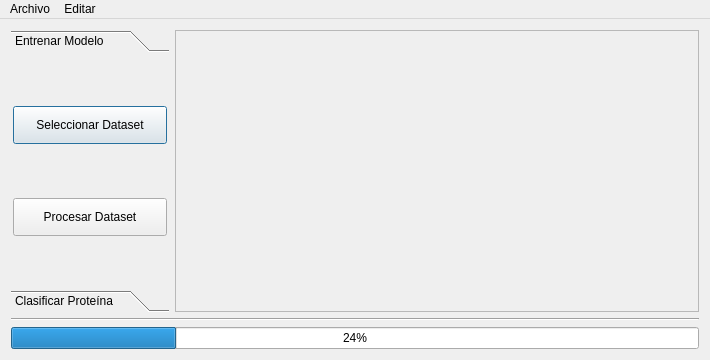
<?xml version="1.0" encoding="UTF-8"?>
<ui version="4.0">
 <class>GUI_SCOPPFoot</class>
 <widget class="QMainWindow" name="GUI_SCOPPFoot">
  <property name="geometry">
   <rect>
    <x>0</x>
    <y>0</y>
    <width>710</width>
    <height>360</height>
   </rect>
  </property>
  <property name="minimumSize">
   <size>
    <width>710</width>
    <height>360</height>
   </size>
  </property>
  <property name="windowTitle">
   <string>SCOPPFoot</string>
  </property>
  <widget class="QWidget" name="qwdg_central">
   <property name="layoutDirection">
    <enum>Qt::LeftToRight</enum>
   </property>
   <layout class="QVBoxLayout" name="verticalLayout_2">
    <item>
     <layout class="QVBoxLayout" name="verticalLayout">
      <item>
       <widget class="QFrame" name="qfrm_central">
        <layout class="QHBoxLayout" name="horizontalLayout">
         <property name="leftMargin">
          <number>0</number>
         </property>
         <property name="topMargin">
          <number>0</number>
         </property>
         <property name="rightMargin">
          <number>0</number>
         </property>
         <property name="bottomMargin">
          <number>0</number>
         </property>
         <item>
          <widget class="QToolBox" name="qttbx_acciones">
           <property name="enabled">
            <bool>true</bool>
           </property>
           <property name="minimumSize">
            <size>
             <width>158</width>
             <height>0</height>
            </size>
           </property>
           <property name="maximumSize">
            <size>
             <width>158</width>
             <height>16777215</height>
            </size>
           </property>
           <property name="currentIndex">
            <number>0</number>
           </property>
           <widget class="QWidget" name="qttpg_modelar">
            <property name="geometry">
             <rect>
              <x>0</x>
              <y>0</y>
              <width>158</width>
              <height>222</height>
             </rect>
            </property>
            <property name="minimumSize">
             <size>
              <width>0</width>
              <height>0</height>
             </size>
            </property>
            <property name="maximumSize">
             <size>
              <width>16777215</width>
              <height>16777215</height>
             </size>
            </property>
            <attribute name="label">
             <string extracomment="Aquí se codificaran las tareas para el entrenamiento del modelo de clasificación de proteínas">Entrenar Modelo</string>
            </attribute>
            <attribute name="toolTip">
             <string>Tareas para el entrenamiento de modelos de clasificación de proteínas</string>
            </attribute>
            <layout class="QVBoxLayout" name="vlayBotonesPricipales">
             <property name="leftMargin">
              <number>2</number>
             </property>
             <property name="topMargin">
              <number>0</number>
             </property>
             <property name="rightMargin">
              <number>2</number>
             </property>
             <property name="bottomMargin">
              <number>0</number>
             </property>
             <item>
              <widget class="QPushButton" name="qcbl_selecDataSet">
               <property name="minimumSize">
                <size>
                 <width>0</width>
                 <height>38</height>
                </size>
               </property>
               <property name="maximumSize">
                <size>
                 <width>154</width>
                 <height>16777215</height>
                </size>
               </property>
               <property name="toolTip">
                <string>&lt;html&gt;&lt;head/&gt;&lt;body&gt;&lt;p&gt;Selecciona la ubicación del dataset para entrenar el modelo de clásificación&lt;/p&gt;&lt;/body&gt;&lt;/html&gt;</string>
               </property>
               <property name="text">
                <string>Seleccionar Dataset</string>
               </property>
               <property name="icon">
                <iconset resource="resources/img/imagenes.qrc">
                 <normaloff>:/entrenarModelo/proteina.png</normaloff>:/entrenarModelo/proteina.png</iconset>
               </property>
               <property name="autoDefault">
                <bool>false</bool>
               </property>
               <property name="default">
                <bool>true</bool>
               </property>
               <property name="flat">
                <bool>false</bool>
               </property>
              </widget>
             </item>
             <item>
              <widget class="QPushButton" name="qcbl_caracterizarDataset">
               <property name="minimumSize">
                <size>
                 <width>0</width>
                 <height>38</height>
                </size>
               </property>
               <property name="maximumSize">
                <size>
                 <width>154</width>
                 <height>16777215</height>
                </size>
               </property>
               <property name="toolTip">
                <string>&lt;html&gt;&lt;head/&gt;&lt;body&gt;&lt;p&gt;Selecciona la ubicación del dataset para entrenar el modelo de clásificación&lt;/p&gt;&lt;/body&gt;&lt;/html&gt;</string>
               </property>
               <property name="text">
                <string>Procesar Dataset</string>
               </property>
               <property name="icon">
                <iconset resource="resources/img/imagenes.qrc">
                 <normaloff>:/entrenarModelo/kmeans.png</normaloff>:/entrenarModelo/kmeans.png</iconset>
               </property>
               <property name="autoDefault">
                <bool>false</bool>
               </property>
               <property name="default">
                <bool>false</bool>
               </property>
               <property name="flat">
                <bool>false</bool>
               </property>
              </widget>
             </item>
            </layout>
           </widget>
           <widget class="QWidget" name="qttpg_clasificar">
            <property name="geometry">
             <rect>
              <x>0</x>
              <y>0</y>
              <width>158</width>
              <height>222</height>
             </rect>
            </property>
            <attribute name="label">
             <string extracomment="Aquí se codificaran las tareas para la clasificación de una proteína o un cojunto de prueba de proteínas.">Clasificar Proteína</string>
            </attribute>
            <attribute name="toolTip">
             <string>Aquí se realiza la clasificación de proteínas, con base en el modelo por defecto o el modelo previamente especificado.</string>
            </attribute>
           </widget>
          </widget>
         </item>
         <item>
          <widget class="QFrame" name="qfrm_forms">
           <property name="frameShape">
            <enum>QFrame::StyledPanel</enum>
           </property>
           <property name="frameShadow">
            <enum>QFrame::Raised</enum>
           </property>
          </widget>
         </item>
        </layout>
       </widget>
      </item>
      <item>
       <widget class="Line" name="lineaSepEstado">
        <property name="orientation">
         <enum>Qt::Horizontal</enum>
        </property>
       </widget>
      </item>
      <item>
       <layout class="QHBoxLayout" name="qhbl_estado">
        <item>
         <widget class="QProgressBar" name="qpbr_avanceTarea">
          <property name="maximumSize">
           <size>
            <width>16777215</width>
            <height>23</height>
           </size>
          </property>
          <property name="value">
           <number>24</number>
          </property>
         </widget>
        </item>
       </layout>
      </item>
     </layout>
    </item>
   </layout>
   <zorder></zorder>
  </widget>
  <widget class="QMenuBar" name="qmbr_princpl">
   <property name="geometry">
    <rect>
     <x>0</x>
     <y>0</y>
     <width>710</width>
     <height>20</height>
    </rect>
   </property>
   <widget class="QMenu" name="qmen_archivo">
    <property name="title">
     <string>Archivo</string>
    </property>
    <addaction name="qact_cargarModelo"/>
    <addaction name="qact_cargarFeatures"/>
    <addaction name="qact_salvarFeatures"/>
    <addaction name="qact_salvarModelo"/>
   </widget>
   <widget class="QMenu" name="menuEditar">
    <property name="title">
     <string>Editar</string>
    </property>
    <addaction name="actionPreferencias"/>
   </widget>
   <addaction name="qmen_archivo"/>
   <addaction name="menuEditar"/>
  </widget>
  <action name="qact_cargarModelo">
   <property name="icon">
    <iconset resource="resources/img/imagenes.qrc">
     <normaloff>:/menu/cargarModelo.png</normaloff>:/menu/cargarModelo.png</iconset>
   </property>
   <property name="text">
    <string>Cargar Modelo</string>
   </property>
   <property name="toolTip">
    <string>Carga un modelo previamente entrenado para el clasificador</string>
   </property>
   <property name="shortcut">
    <string>Ctrl+M</string>
   </property>
  </action>
  <action name="qact_salvarFeatures">
   <property name="text">
    <string>Salvar Features</string>
   </property>
  </action>
  <action name="qact_salvarModelo">
   <property name="text">
    <string>Salvar Modelo</string>
   </property>
  </action>
  <action name="qact_cargarFeatures">
   <property name="text">
    <string>Cargar Features</string>
   </property>
   <property name="toolTip">
    <string>Carga un conjunto de features previamente encontrados por la aplicación</string>
   </property>
   <property name="shortcut">
    <string>Ctrl+F</string>
   </property>
  </action>
  <action name="actionPreferencias">
   <property name="text">
    <string>Preferencias</string>
   </property>
  </action>
 </widget>
 <layoutdefault spacing="6" margin="11"/>
 <resources>
  <include location="resources/img/imagenes.qrc"/>
 </resources>
 <connections>
  <connection>
   <sender>qact_cargarModelo</sender>
   <signal>triggered()</signal>
   <receiver>GUI_SCOPPFoot</receiver>
   <slot>cargarModelo()</slot>
   <hints>
    <hint type="sourcelabel">
     <x>-1</x>
     <y>-1</y>
    </hint>
    <hint type="destinationlabel">
     <x>399</x>
     <y>299</y>
    </hint>
   </hints>
  </connection>
 </connections>
</ui>
